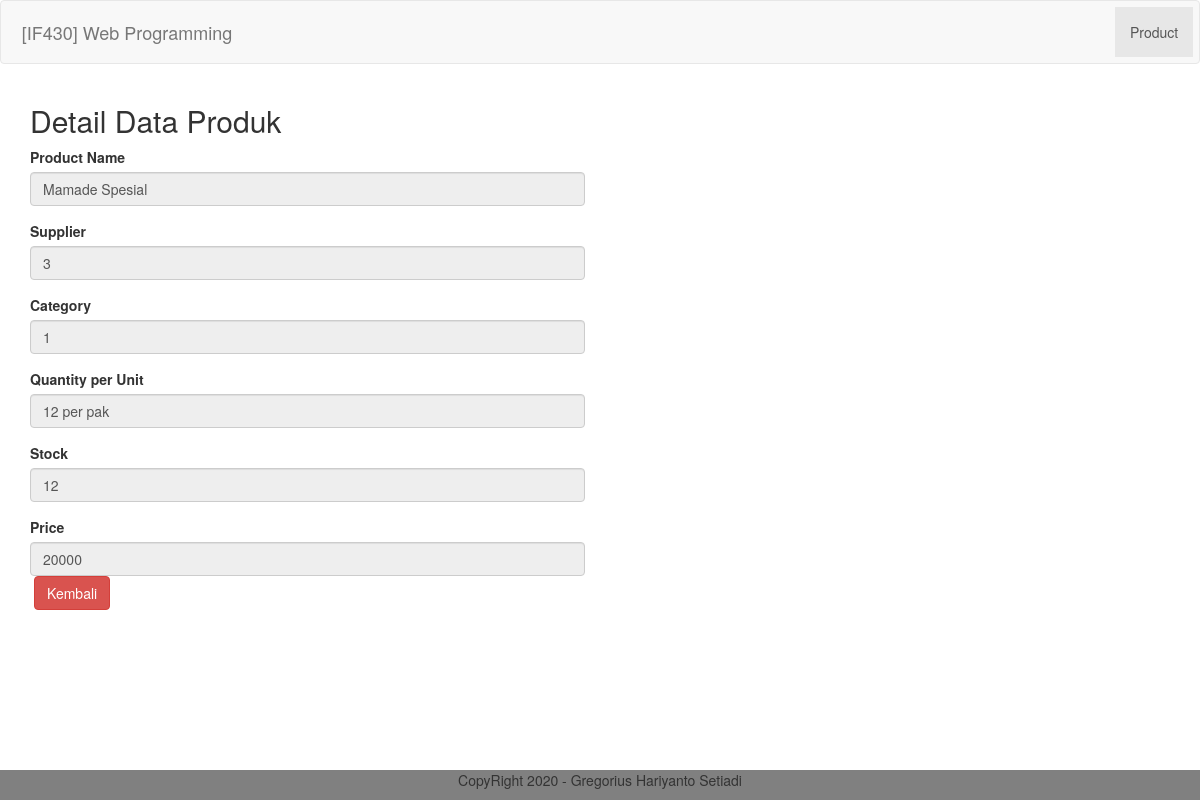
Page /product/detail/1 on the committed database.
### tables this page shows
CREATE TABLE `product` (
  `id_product` int(11) NOT NULL,
  `product_name` varchar(200) NOT NULL,
  `qty_per_unit` varchar(200) NOT NULL,
  `price` int(11) NOT NULL,
  `stock` int(11) NOT NULL,
  `id_supplier` int(11) NOT NULL,
  `id_category` int(11) NOT NULL
);

### application/controllers/Product.php (called while the page is built, shortened)
<?php
class Product extends CI_Controller{
    public function __construct(){
        $this->load->model('Product_model');
        $this->load->library('form_validation');
    }
    public function detail($id){
        $data['judul']="Detail Judul Mahasiswa";
        $data['product']=$this->Product_model->getProductById($id);
        $this->load->view('templates/header', $data);
        $this->load->view('product/detail',$data);
        $this->load->view('templates/footer');
    }
}
?>

### index.php (called while the page is built, shortened)
<?php
require_once BASEPATH.'core/CodeIgniter.php';

### application/models/Product_model.php (called while the page is built, shortened)
<?php
class Product_model extends CI_model{
    public function getProductById($id){
        return $this->db->get_where('product',['id_product'=>$id])->row_array();
    }
}
?>

### application/views/product/detail.php (the view)
<div class="container">
    <div class="row mt-3">
        <div class="col-md-6">
        <h2>Detail Data Produk</h2>
            <form action="" method="post">
                <div class="form-group">
                    <label for="name">Product Name</label>
                    <input type="text" disabled class="form-control" id="nama"
                    name="nama" value="<?= $product['product_name']?>">
                </div>
                <div class="form-group">
                    <label for="sup">Supplier</label>
                    <input type="text" disabled class="form-control" id="nama"
                    name="nama" value="<?= $product['id_supplier']?>">
                </div>
                <div class="form-group">
                    <label for="sup">Category</label>
                    <input type="text" class="form-control" id="nama"
                    disabled name="nama" value="<?= $product['id_category']?>">
                </div>
                <div class="form-group">
                    <label for="name">Quantity per Unit</label>
                    <input type="text" disabled class="form-control" id="qpu" name="qpu" value="<?= $product['qty_per_unit']?>">
                </div>
                <div class="form-group">
                    <label for="name">Stock</label>
                    <input type="text" disabled class="form-control" id="stock" name="stock" value="<?= $product['stock']?>">
                </div>
                <div class="form-group">
                    <label for="name"> Price</label>
                    <input type="text" disabled class="form-control" id="harga" name="harga" value="<?= $product['price']?>">
                    <a href= "<?=base_url()?>product"type="submit" name="tambah" class="btn btn-danger">Kembali</a>
                </div>
            </form>
        </div>
    </div>
</div>

### assets/css/style.css (style rules this page uses)
.btn { margin-left: 4px; }

### rows in the picture
product: nama "Mamade Spesial", nama "3", nama "1", qpu "12 per pak", stock "12", harga "20000"
